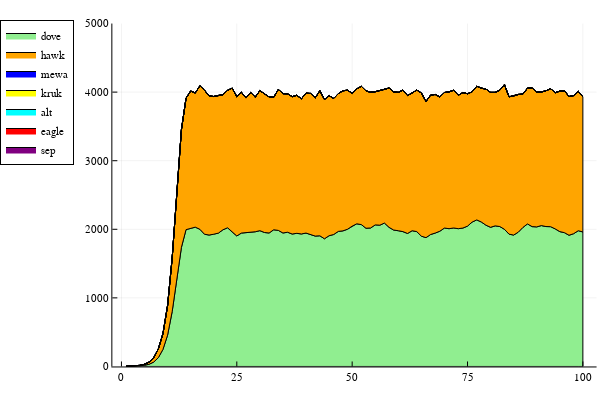

Notebook source saved alongside this figure:
### Markdown cell above
### Wywołanie

### Code cell
populacja_dove = 1
populacja_hawk = 1
populacja_mewa = 0
populacja_alt = 0
populacja_eagle = 0
populacja_kruk = 0
populacja_sep = 0
liczba_dni = 100
wielkosc_planszy = 50
zmiany = Zmiany_przez_dni(wielkosc_planszy,liczba_dni,0,0)
plot(StackedArea(zmiany[1], zmiany[2], zmiany[3], zmiany[4], zmiany[5], zmiany[6], zmiany[7]))

### Figure 1 — Plotly figure (JSON) as saved in the notebook; plotly's stock layout.template omitted (floating-point values rounded to 4 significant figures; data arrays with more than 128 entries replaced by an {"elided": "..."} marker saying what was removed)
{"data": [{"fill": "tozeroy", "fillcolor": "rgba(144, 238, 144, 1.000)", "legendgroup": "dove", "line": {"color": "rgba(0, 0, 0, 1.000)", "dash": "solid", "width": 1}, "mode": "lines", "name": "dove", "showlegend": true, "type": "scatter", "x": {"elided": "201 int values"}, "xaxis": "x1", "y": {"elided": "201 int values"}, "yaxis": "y1"}, {"fill": "tozeroy", "fillcolor": "rgba(255, 165, 0, 1.000)", "legendgroup": "hawk", "line": {"color": "rgba(0, 0, 0, 1.000)", "dash": "solid", "width": 1}, "mode": "lines", "name": "hawk", "showlegend": true, "type": "scatter", "x": {"elided": "201 int values"}, "xaxis": "x1", "y": {"elided": "201 int values"}, "yaxis": "y1"}, {"fill": "tozeroy", "fillcolor": "rgba(0, 0, 255, 1.000)", "legendgroup": "mewa", "line": {"color": "rgba(0, 0, 0, 1.000)", "dash": "solid", "width": 1}, "mode": "lines", "name": "mewa", "showlegend": true, "type": "scatter", "x": {"elided": "201 int values"}, "xaxis": "x1", "y": {"elided": "201 int values"}, "yaxis": "y1"}, {"fill": "tozeroy", "fillcolor": "rgba(255, 255, 0, 1.000)", "legendgroup": "kruk", "line": {"color": "rgba(0, 0, 0, 1.000)", "dash": "solid", "width": 1}, "mode": "lines", "name": "kruk", "showlegend": true, "type": "scatter", "x": {"elided": "201 int values"}, "xaxis": "x1", "y": {"elided": "201 int values"}, "yaxis": "y1"}, {"fill": "tozeroy", "fillcolor": "rgba(0, 255, 255, 1.000)", "legendgroup": "alt", "line": {"color": "rgba(0, 0, 0, 1.000)", "dash": "solid", "width": 1}, "mode": "lines", "name": "alt", "showlegend": true, "type": "scatter", "x": {"elided": "201 int values"}, "xaxis": "x1", "y": {"elided": "201 int values"}, "yaxis": "y1"}, {"fill": "tozeroy", "fillcolor": "rgba(255, 0, 0, 1.000)", "legendgroup": "eagle", "line": {"color": "rgba(0, 0, 0, 1.000)", "dash": "solid", "width": 1}, "mode": "lines", "name": "eagle", "showlegend": true, "type": "scatter", "x": {"elided": "201 int values"}, "xaxis": "x1", "y": {"elided": "201 int values"}, "yaxis": "y1"}, {"fill": "tozeroy", "fillcolor": "rgba(128, 0, 128, 1.000)", "legendgroup": "sep", "line": {"color": "rgba(0, 0, 0, 1.000)", "dash": "solid", "width": 1}, "mode": "lines", "name": "sep", "showlegend": true, "type": "scatter", "x": {"elided": "201 int values"}, "xaxis": "x1", "y": {"elided": "201 int values"}, "yaxis": "y1"}], "layout": {"annotations": [], "height": 400, "legend": {"bgcolor": "rgba(255, 255, 255, 1.000)", "bordercolor": "rgba(0, 0, 0, 1.000)", "borderwidth": 1, "font": {"color": "rgba(0, 0, 0, 1.000)", "family": "sans-serif", "size": 11}, "title": {"font": {"color": "rgba(0, 0, 0, 1.000)", "family": "sans-serif", "size": 15}, "text": ""}, "tracegroupgap": 0, "traceorder": "normal", "x": -0.15, "xanchor": "upper", "y": 1, "yanchor": "left"}, "margin": {"b": 20, "l": 0, "r": 0, "t": 20}, "paper_bgcolor": "rgba(255, 255, 255, 1.000)", "plot_bgcolor": "rgba(255, 255, 255, 1.000)", "showlegend": true, "width": 600, "xaxis": {"anchor": "y", "domain": [0.06582, 0.9934], "gridcolor": "rgba(0, 0, 0, 0.100)", "gridwidth": 0.5, "linecolor": "rgba(0, 0, 0, 1.000)", "mirror": false, "range": [-1.97, 103.0], "showgrid": true, "showline": true, "showticklabels": true, "tickangle": 0, "tickcolor": "rgb(0, 0, 0)", "tickfont": {"color": "rgba(0, 0, 0, 1.000)", "family": "sans-serif", "size": 11}, "tickmode": "array", "ticks": "inside", "ticktext": ["0", "25", "50", "75", "100"], "tickvals": [0, 25, 50, 75, 100], "title": "", "titlefont": {"color": "rgba(0, 0, 0, 1.000)", "family": "sans-serif", "size": 15}, "type": "-", "visible": true, "zeroline": false, "zerolinecolor": "rgba(0, 0, 0, 1.000)"}, "yaxis": {"anchor": "x", "domain": [0.03762, 0.9902], "gridcolor": "rgba(0, 0, 0, 0.100)", "gridwidth": 0.5, "linecolor": "rgba(0, 0, 0, 1.000)", "mirror": false, "range": [0, 5000], "showgrid": true, "showline": true, "showticklabels": true, "tickangle": 0, "tickcolor": "rgb(0, 0, 0)", "tickfont": {"color": "rgba(0, 0, 0, 1.000)", "family": "sans-serif", "size": 11}, "tickmode": "array", "ticks": "inside", "ticktext": ["0", "1000", "2000", "3000", "4000", "5000"], "tickvals": [0, 1000, 2000, 3000, 4000, 5000], "title": "", "titlefont": {"color": "rgba(0, 0, 0, 1.000)", "family": "sans-serif", "size": 15}, "type": "-", "visible": true, "zeroline": false, "zerolinecolor": "rgba(0, 0, 0, 1.000)"}}}
